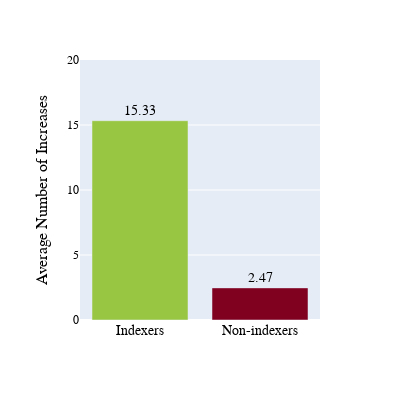

The cell this chart's notebook holds for it:
### Code cell
df = pd.DataFrame({
    'Category': ['Indexers', 'Non-indexers'],
    'Value': [15.33, 2.47]
})
color_map = {'Indexers': '#99c642', 'Non-indexers': '#800020'}

# Create bar chart
fig = px.bar(
    df,
    x='Category',
    y='Value',
    color='Category',
    color_discrete_map=color_map,
    text='Value'
)

# Customize layout
fig.update_traces(texttemplate='%{text:.2f}', textposition='outside')
fig.update_yaxes(range=[0, 20], title='Average Number of Increases')
fig.update_layout(
    font=dict(
        family='Cambria',
        size=14,
        color='black'
    ),
    showlegend=False,
    xaxis_title = "",
    width=400,   
    height=400,
    yaxis_title_font=dict(size=16),
    yaxis_tickfont=dict(size=12)
)

fig.show()

### Figure 1 — Plotly figure (JSON) as saved in the notebook; plotly's stock layout.template omitted (floating-point values rounded to 4 significant figures)
{"data": [{"alignmentgroup": "True", "hovertemplate": "Category=%{x}<br>Value=%{text}<extra></extra>", "legendgroup": "Indexers", "marker": {"color": "#99c642", "pattern": {"shape": ""}}, "name": "Indexers", "offsetgroup": "Indexers", "orientation": "v", "showlegend": true, "text": [15.33], "textposition": "outside", "texttemplate": "%{text:.2f}", "type": "bar", "x": ["Indexers"], "xaxis": "x", "y": [15.33], "yaxis": "y"}, {"alignmentgroup": "True", "hovertemplate": "Category=%{x}<br>Value=%{text}<extra></extra>", "legendgroup": "Non-indexers", "marker": {"color": "#800020", "pattern": {"shape": ""}}, "name": "Non-indexers", "offsetgroup": "Non-indexers", "orientation": "v", "showlegend": true, "text": [2.47], "textposition": "outside", "texttemplate": "%{text:.2f}", "type": "bar", "x": ["Non-indexers"], "xaxis": "x", "y": [2.47], "yaxis": "y"}], "layout": {"barmode": "relative", "font": {"color": "black", "family": "Cambria", "size": 14}, "height": 400, "legend": {"title": {"text": "Category"}, "tracegroupgap": 0}, "margin": {"t": 60}, "showlegend": false, "width": 400, "xaxis": {"anchor": "y", "autorange": true, "categoryarray": ["Indexers", "Non-indexers"], "categoryorder": "array", "domain": [0, 1], "range": [-0.5, 1.5], "title": {"text": ""}, "type": "category"}, "yaxis": {"anchor": "x", "domain": [0, 1], "range": [0, 20], "tickfont": {"size": 12}, "title": {"font": {"size": 16}, "text": "Average Number of Increases"}, "type": "linear"}}}
